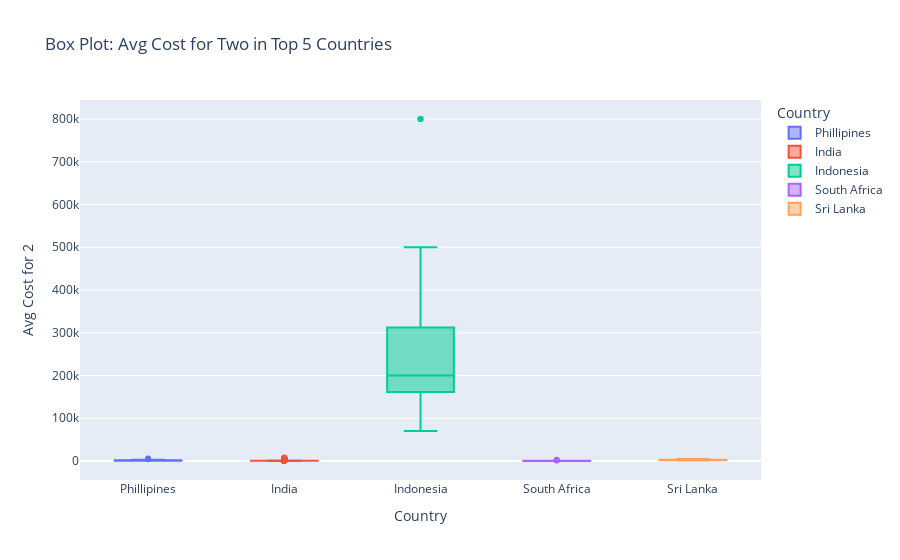

Notebook code cell kept with this figure:
### Code cell
cost_for_two = final_df.groupby('Country')['Average Cost for two'].mean().reset_index()

top5_countries = cost_for_two.sort_values('Average Cost for two', ascending=False).head(5)['Country']

filtered_df = final_df[final_df['Country'].isin(top5_countries)]


fig = px.box(
    filtered_df,
    x='Country',
    y='Average Cost for two',
    color='Country',
    title='Box Plot: Avg Cost for Two in Top 5 Countries',
    labels={'Average Cost for two': 'Avg Cost for 2'}
)
fig.show()

### Figure 1 — Plotly figure (JSON) as saved in the notebook; plotly's stock layout.template omitted (floating-point values rounded to 4 significant figures; data arrays with more than 128 entries replaced by an {"elided": "..."} marker saying what was removed)
{"data": [{"alignmentgroup": "True", "hovertemplate": "Country=%{x}<br>Avg Cost for 2=%{y}<extra></extra>", "legendgroup": "Phillipines", "marker": {"color": "#636efa"}, "name": "Phillipines", "notched": false, "offsetgroup": "Phillipines", "orientation": "v", "showlegend": true, "type": "box", "x": ["Phillipines", "Phillipines", "Phillipines", "Phillipines", "Phillipines", "Phillipines", "Phillipines", "Phillipines", "Phillipines", "Phillipines", "Phillipines", "Phillipines", "Phillipines", "Phillipines", "Phillipines", "Phillipines", "Phillipines", "Phillipines", "Phillipines", "Phillipines", "Phillipines", "Phillipines"], "x0": " ", "xaxis": "x", "y": [1100, 1200, 4000, 1500, 1500, 1000, 2000, 2000, 6000, 1100, 800, 900, 800, 1000, 700, 800, 850, 1200, 600, 1500, 3000, 1800], "y0": " ", "yaxis": "y"}, {"alignmentgroup": "True", "hovertemplate": "Country=%{x}<br>Avg Cost for 2=%{y}<extra></extra>", "legendgroup": "India", "marker": {"color": "#EF553B"}, "name": "India", "notched": false, "offsetgroup": "India", "orientation": "v", "showlegend": true, "type": "box", "x": {"elided": "8652 str values"}, "x0": " ", "xaxis": "x", "y": {"elided": "8652 int values"}, "y0": " ", "yaxis": "y"}, {"alignmentgroup": "True", "hovertemplate": "Country=%{x}<br>Avg Cost for 2=%{y}<extra></extra>", "legendgroup": "Indonesia", "marker": {"color": "#00cc96"}, "name": "Indonesia", "notched": false, "offsetgroup": "Indonesia", "orientation": "v", "showlegend": true, "type": "box", "x": ["Indonesia", "Indonesia", "Indonesia", "Indonesia", "Indonesia", "Indonesia", "Indonesia", "Indonesia", "Indonesia", "Indonesia", "Indonesia", "Indonesia", "Indonesia", "Indonesia", "Indonesia", "Indonesia", "Indonesia", "Indonesia", "Indonesia", "Indonesia", "Indonesia"], "x0": " ", "xaxis": "x", "y": [150000, 70000, 250000, 200000, 165000, 200000, 200000, 800000, 800000, 250000, 200000, 500000, 300000, 450000, 120000, 200000, 100000, 100000, 350000, 300000, 200000], "y0": " ", "yaxis": "y"}, {"alignmentgroup": "True", "hovertemplate": "Country=%{x}<br>Avg Cost for 2=%{y}<extra></extra>", "legendgroup": "South Africa", "marker": {"color": "#ab63fa"}, "name": "South Africa", "notched": false, "offsetgroup": "South Africa", "orientation": "v", "showlegend": true, "type": "box", "x": ["South Africa", "South Africa", "South Africa", "South Africa", "South Africa", "South Africa", "South Africa", "South Africa", "South Africa", "South Africa", "South Africa", "South Africa", "South Africa", "South Africa", "South Africa", "South Africa", "South Africa", "South Africa", "South Africa", "South Africa", "South Africa", "South Africa", "South Africa", "South Africa", "South Africa", "South Africa", "South Africa", "South Africa", "South Africa", "South Africa", "South Africa", "South Africa", "South Africa", "South Africa", "South Africa", "South Africa", "South Africa", "South Africa", "South Africa", "South Africa", "South Africa", "South Africa", "South Africa", "South Africa", "South Africa", "South Africa", "South Africa", "South Africa", "South Africa", "South Africa", "South Africa", "South Africa", "South Africa", "South Africa", "South Africa", "South Africa", "South Africa", "South Africa", "South Africa", "South Africa"], "x0": " ", "xaxis": "x", "y": [294, 300, 360, 180, 150, 250, 200, 350, 250, 250, 500, 250, 110, 535, 230, 125, 450, 320, 270, 570, 1540, 700, 300, 350, 350, 350, 515, 955, 450, 360, 320, 390, 500, 300, 300, 200, 320, 600, 400, 200, 410, 450, 400, 250, 285, 250, 250, 3210, 200, 450, 250, 400, 250, 400, 400, 545, 330, 300, 450, 360], "y0": " ", "yaxis": "y"}, {"alignmentgroup": "True", "hovertemplate": "Country=%{x}<br>Avg Cost for 2=%{y}<extra></extra>", "legendgroup": "Sri Lanka", "marker": {"color": "#FFA15A"}, "name": "Sri Lanka", "notched": false, "offsetgroup": "Sri Lanka", "orientation": "v", "showlegend": true, "type": "box", "x": ["Sri Lanka", "Sri Lanka", "Sri Lanka", "Sri Lanka", "Sri Lanka", "Sri Lanka", "Sri Lanka", "Sri Lanka", "Sri Lanka", "Sri Lanka", "Sri Lanka", "Sri Lanka", "Sri Lanka", "Sri Lanka", "Sri Lanka", "Sri Lanka", "Sri Lanka", "Sri Lanka", "Sri Lanka", "Sri Lanka"], "x0": " ", "xaxis": "x", "y": [2000, 1800, 2500, 2000, 2500, 2500, 1500, 4000, 1300, 3500, 2000, 2400, 1000, 1000, 3000, 4500, 3000, 4000, 2000, 1000], "y0": " ", "yaxis": "y"}], "layout": {"boxmode": "overlay", "legend": {"title": {"text": "Country"}, "tracegroupgap": 0}, "title": {"text": "Box Plot: Avg Cost for Two in Top 5 Countries"}, "xaxis": {"anchor": "y", "categoryarray": ["Phillipines", "India", "Indonesia", "South Africa", "Sri Lanka"], "categoryorder": "array", "domain": [0, 1], "title": {"text": "Country"}}, "yaxis": {"anchor": "x", "domain": [0, 1], "title": {"text": "Avg Cost for 2"}}}}
